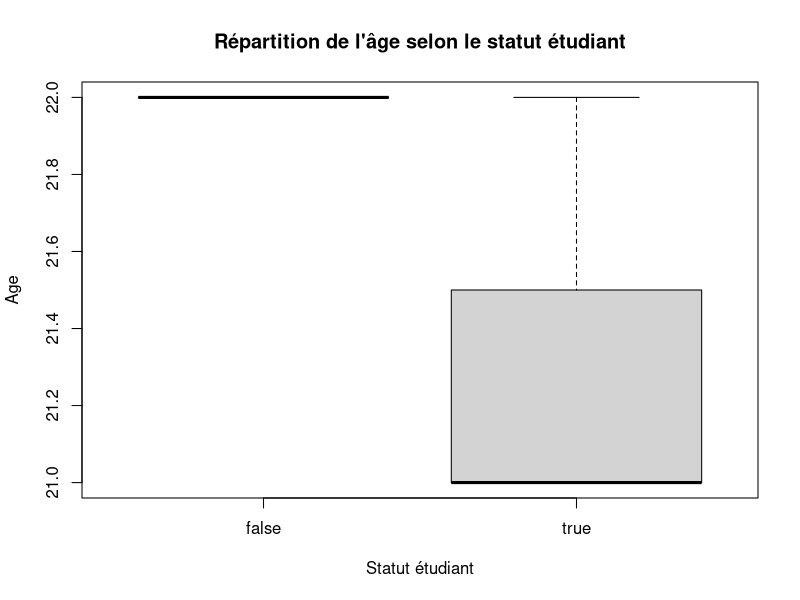
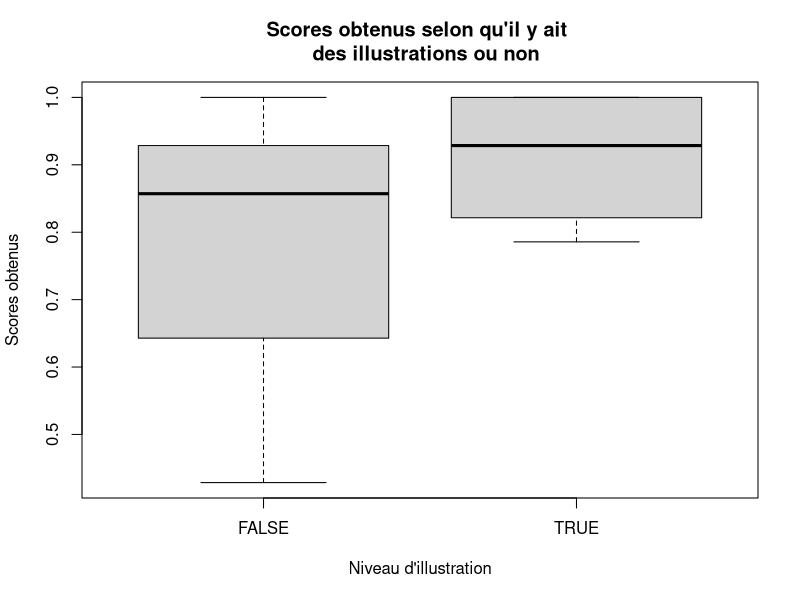
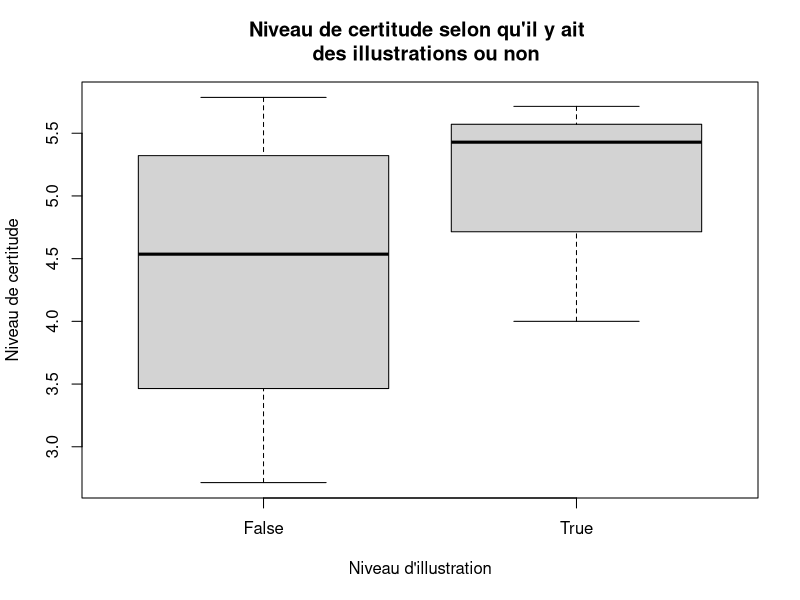
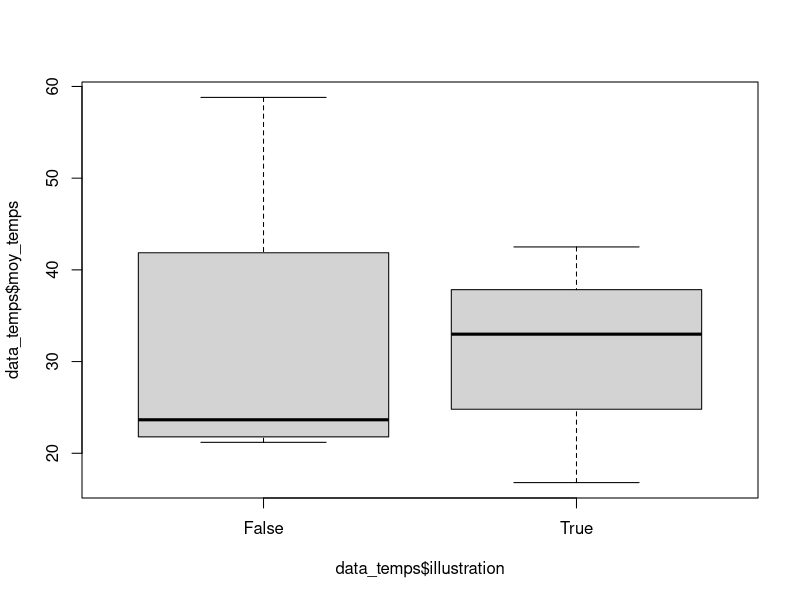
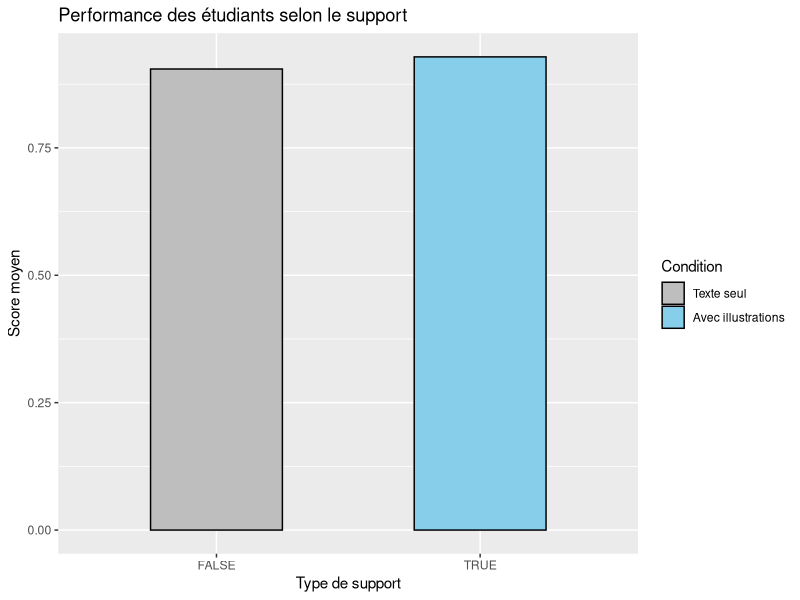
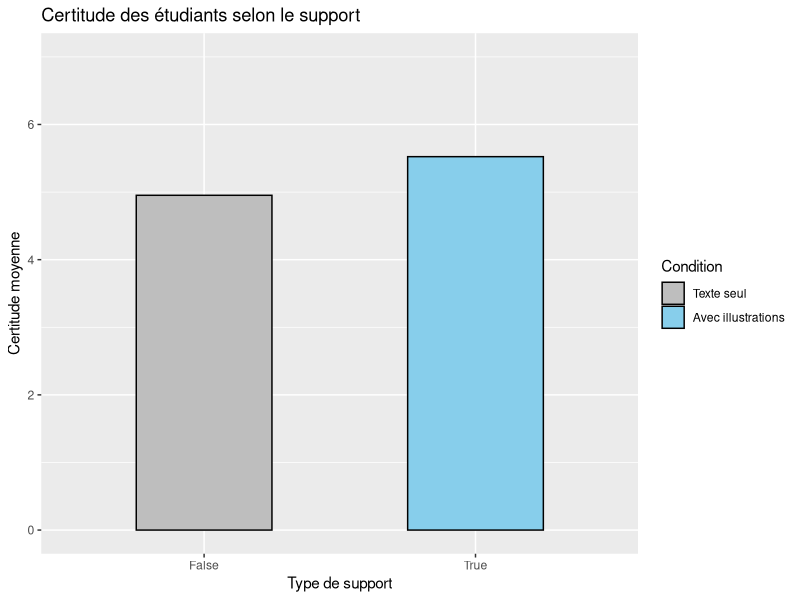
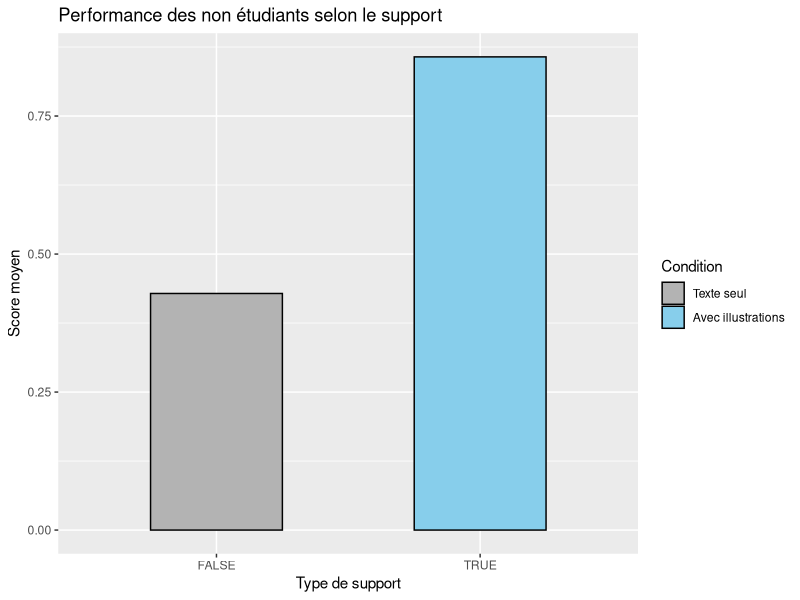
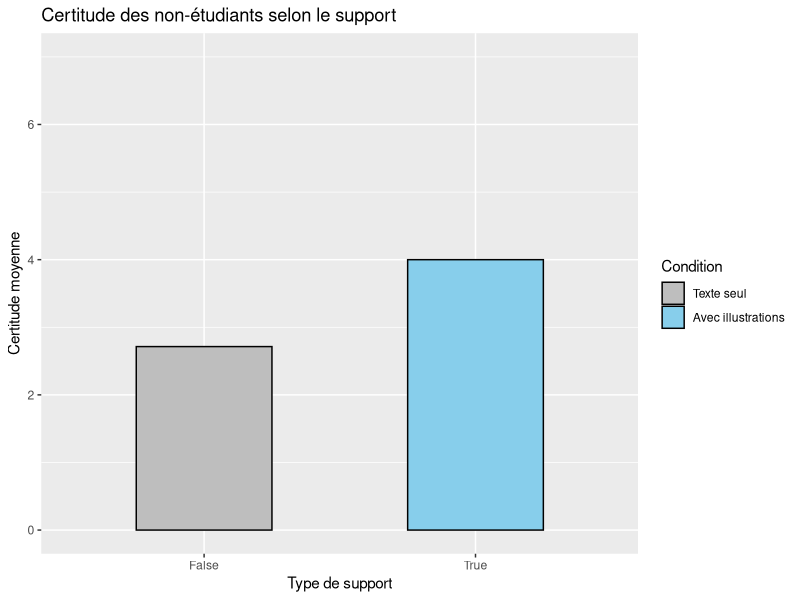

Generate these figures, in order, with R:
###Chargement des données 

participants = read.csv("csv/participants.csv")
results = read.csv("csv/results.csv")

library(tidyverse)
library(tidyselect)
library(lmerTest)

###Formation des données pour l'analyse 
#Nettoyage et rassemblement des données
data_clean = results %>%
  #convertir "estCorrect" et "illustration" en vrais booléens 
  mutate(
    estCorrect = as.logical(estCorrect),
    illustration = as.logical(illustration)
  ) %>%
  left_join(participants, by = "id") %>%
  mutate(etudiant = as.factor(etudiant))

#Calcul du score par condition pour chaque participant (score entre 0 et 1, avec 1 si tout est juste et 0 si tout est faux)
data_score = data_clean %>%
  group_by(id, illustration, etudiant) %>%
  summarise(
    score = mean(estCorrect, na.rm = TRUE), 
    .groups = "drop"
  )

#Calcul de la certitude moyenne par participant pour chaque condition 
data_certitude = results |>
  mutate(certitude = certitude) |> 
  left_join(participants, by = "id") |>
  group_by(id, illustration, etudiant) |>
  summarise(moy_certitude = mean(certitude, na.rm = TRUE), .groups = "drop")

#Calcul du temps moyen mis par question par participant pour chaque condition 
data_temps <- results |>
  mutate(tempsSecondes = tempsSecondes) |>
  left_join(participants, by = "id") |>
  group_by(id, illustration, etudiant) |>
  summarise(moy_temps = mean(tempsSecondes, na.rm = TRUE), .groups = "drop")


###Données sur les participants 
#Age
age_moy = mean(participants$age)

age_moy_etu = mean(as.numeric(participants$age[participants$etudiant == "true"]))
et_etu = sd(as.numeric(participants$age[participants$etudiant == "true"]))

age_moy_nnetu = mean(as.numeric(participants$age[participants$etudiant == "false"]))
et_nnetu = sd(as.numeric(participants$age[participants$etudiant == "false"]))


boxplot(participants$age ~participants$etudiant, main="Répartition de l'âge selon le statut étudiant", xlab="Statut étudiant", ylab="Age")

#Genre 
table(participants$genre) #5 femmes et 11 hommes 



###Test hypothèse 1 : les performances d'apprentissage seront meilleures pour les parties avec des images 

anova_H1 = aov(data_score$score ~ data_score$illustration)
summary(anova_H1)

modele_mixte = lmer(score ~ illustration * etudiant + (1|id), data = data_score)
anova(modele_mixte)

modele_certitude = lmer(moy_certitude ~ illustration * etudiant + (1|id), data = data_certitude)
anova(modele_certitude)

modele_temps = lmer(moy_temps ~ illustration * etudiant + (1|id), data = data_temps)
anova(modele_temps)

#Tests de corrélation 
chisq.test(data_score$score, data_score$illustration)
chisq.test(data_clean$illustration, data_clean$tempsSecondes)
chisq.test(data_clean$illustration, data_clean$certitude)

#Représentations graphiques 
boxplot(data_score$score~data_score$illustration, main = "Scores obtenus selon qu'il y ait 
  des illustrations ou non", xlab = "Niveau d'illustration", ylab="Scores obtenus")

boxplot(data_certitude$moy_certitude~data_certitude$illustration, main = "Niveau de certitude selon qu'il y ait 
  des illustrations ou non", xlab = "Niveau d'illustration", ylab="Niveau de certitude")

boxplot(data_temps$moy_temps~data_temps$illustration)

###Test hypothèse 2 : les performances des étudiants seront meilleures que celles des non étudiants 

anova_H2 = aov(data_score$score ~ data_score$etudiant)
summary(anova_H2)

chisq.test(data_score$score, data_score$etudiant)

modele_mixte = lmer(score ~ illustration * etudiant + (1|id), data = data_score)
anova(modele_mixte)

modele_certitude = lmer(moy_certitude ~ illustration * etudiant + (1|id), data = data_certitude)
anova(modele_certitude)

modele_temps = lmer(moy_temps ~ illustration * etudiant + (1|id), data = data_temps)
anova(modele_temps)

###Test hypothèse 1, 2 et 3 : 

modele_mixte = lmer(score ~ illustration * etudiant + (1|id), data = data_score)
anova(modele_mixte)

modele_certitude = lmer(moy_certitude ~ illustration * etudiant + (1|id), data = data_certitude)
anova(modele_certitude)

modele_temps = lmer(moy_temps ~ illustration * etudiant + (1|id), data = data_temps)
anova(modele_temps)

#Pour le groupe étudiant
data_etudiants <- data_score %>%
  filter(etudiant == "true") %>%
  group_by(illustration) %>%
  summarise(moyenne_score = mean(score),se = sd(score) / sqrt(n()), .groups = "drop")

data_certitude_etud <- data_certitude %>%
  filter(etudiant == "true") %>%
  group_by(illustration) %>%
  summarise(
    moyenne = mean(moy_certitude, na.rm = TRUE),
    se = sd(moy_certitude, na.rm = TRUE) / sqrt(n()),
    .groups = "drop"
  )

ggplot(data_etudiants, aes(x = illustration, y = moyenne_score, fill = illustration)) +
  geom_bar(stat = "identity", width = 0.5, color = "black") +
  scale_fill_manual(values = c("grey", "skyblue"), labels = c("Texte seul", "Avec illustrations")) +
  labs(
    title = "Performance des étudiants selon le support",
    x = "Type de support",
    y = "Score moyen",
    fill = "Condition")

ggplot(data_certitude_etud, aes(x = illustration, y = moyenne, fill = illustration)) +
  geom_bar(stat = "identity", width = 0.5, color = "black") +
  scale_fill_manual(values = c("grey", "skyblue"), labels = c("Texte seul", "Avec illustrations")) +
  labs(
    title = "Certitude des étudiants selon le support",
    x = "Type de support",
    y = "Certitude moyenne", 
    fill = "Condition"
  )+ ylim(0,7)

#Pour le groupe non-étudiant
data_nnetudiants <- data_score %>%
  filter(etudiant == "false") %>%
  group_by(illustration) %>%
  summarise(moyenne_score = mean(score),se = sd(score) / sqrt(n()), .groups = "drop")

data_certitude_nnetud <- data_certitude %>%
  filter(etudiant == "false") %>%
  group_by(illustration) %>%
  summarise(
    moyenne = mean(moy_certitude, na.rm = TRUE),
    se = sd(moy_certitude, na.rm = TRUE) / sqrt(n()),
    .groups = "drop"
  )

ggplot(data_nnetudiants, aes(x = illustration, y = moyenne_score, fill = illustration)) +
  geom_bar(stat = "identity", width = 0.5, color = "black") +
  scale_fill_manual(values = c("gray70", "skyblue"), labels = c("Texte seul", "Avec illustrations")) +
  labs(
    title = "Performance des non étudiants selon le support",
    x = "Type de support",
    y = "Score moyen",
    fill = "Condition")

ggplot(data_certitude_nnetud, aes(x = illustration, y = moyenne, fill = illustration)) +
  geom_bar(stat = "identity", width = 0.5, color = "black") +
  scale_fill_manual(values = c("grey", "skyblue"), labels = c("Texte seul", "Avec illustrations")) +
  labs(
    title = "Certitude des non-étudiants selon le support",
    x = "Type de support",
    y = "Certitude moyenne", 
    fill = "Condition"
  ) + ylim(0,7)
